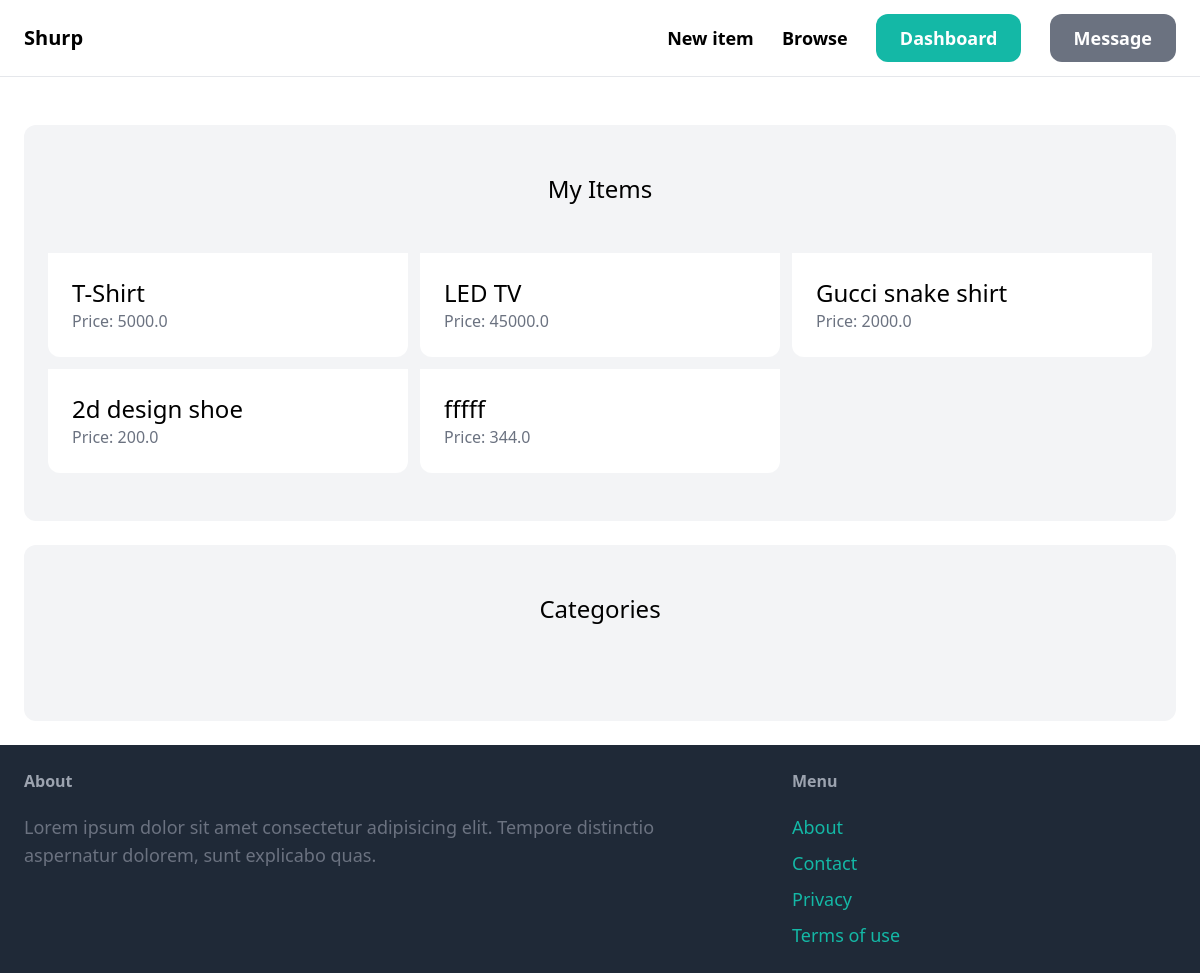
The page /dashboard/ (signed in) on the database its author committed.
### item/models.py (models this page shows, shortened)
class Item(models.Model):
    category = models.ForeignKey(Category, related_name='items', on_delete=models.CASCADE)
    name = models.CharField(max_length=255)
    description = models.TextField(blank=True, null=True)
    price = models.FloatField()
    image = models.ImageField(upload_to='item_images', blank=True,  null=True)
    is_sold = models.BooleanField(default=False)
    created_by = models.ForeignKey(User, related_name='items', on_delete=models.CASCADE)
    created_at = models.DateTimeField(auto_now_add=True)

### dashboard/views.py (the view)
# urls.py: path('', views.index, name="index"),
@login_required
def index(request):
    items = Item.objects.filter(created_by=request.user)
    return render(request, 'dashboard/index.html', {
        'items': items,
    })

### dashboard/templates/dashboard/index.html (shortened to what this page needs)
{% extends 'core/base.html' %}
{% block content %}
    <div class="mt-6 px-6 py-12 bg-gray-100 rounded-xl">
        <h2 class="mb-12 text-2xl text-center">My Items</h2>
        <div class="grid grid-cols-3 gap-3">
            {% for item in items %}
                <div class="">
                    <a href="{% url 'item:detail' item.id %}">
                        <div class="p-6 bg-white rounded-b-xl">
                            <h2 class="text-2xl">
                                {{ item.name }}
                            </h2>
                            <p class="text-gray-500">Price: {{ item.price }}</p>
                        </div>
                    </a>
                </div>
            {% endfor %}
        </div>
    </div>
    <div class="mt-6 px-6 py-12 bg-gray-100 rounded-xl">
        <h2 class="mb-12 text-2xl text-center">Categories</h2>
    </div>
{% endblock %}

### rows shown on the page
Item: name "T-Shirt", price "5000.0"
Item: name "LED TV", price "45000.0"
Item: name "Gucci snake shirt", price "2000.0"
Item: name "2d design shoe", price "200.0"
Item: name "fffff", price "344.0"
